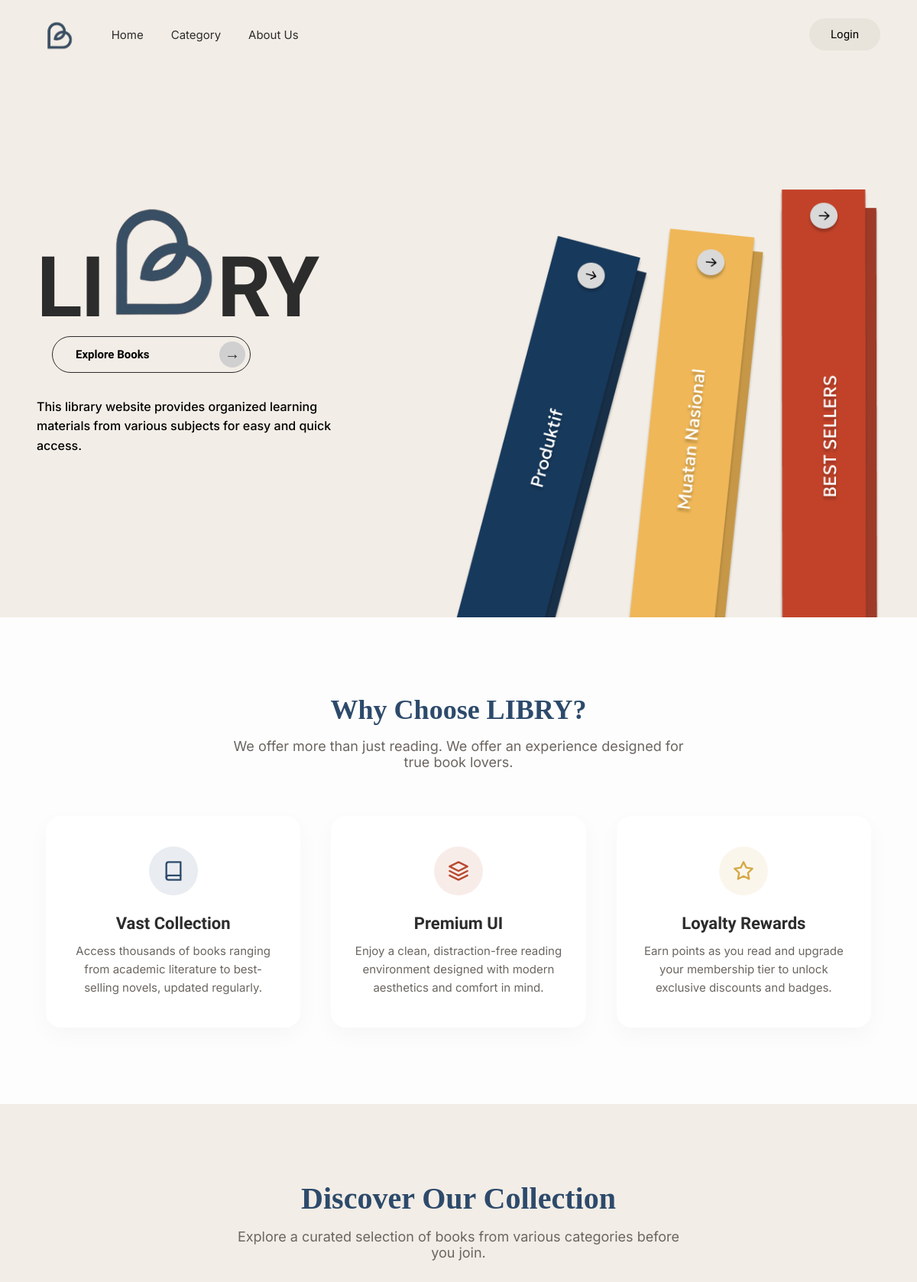
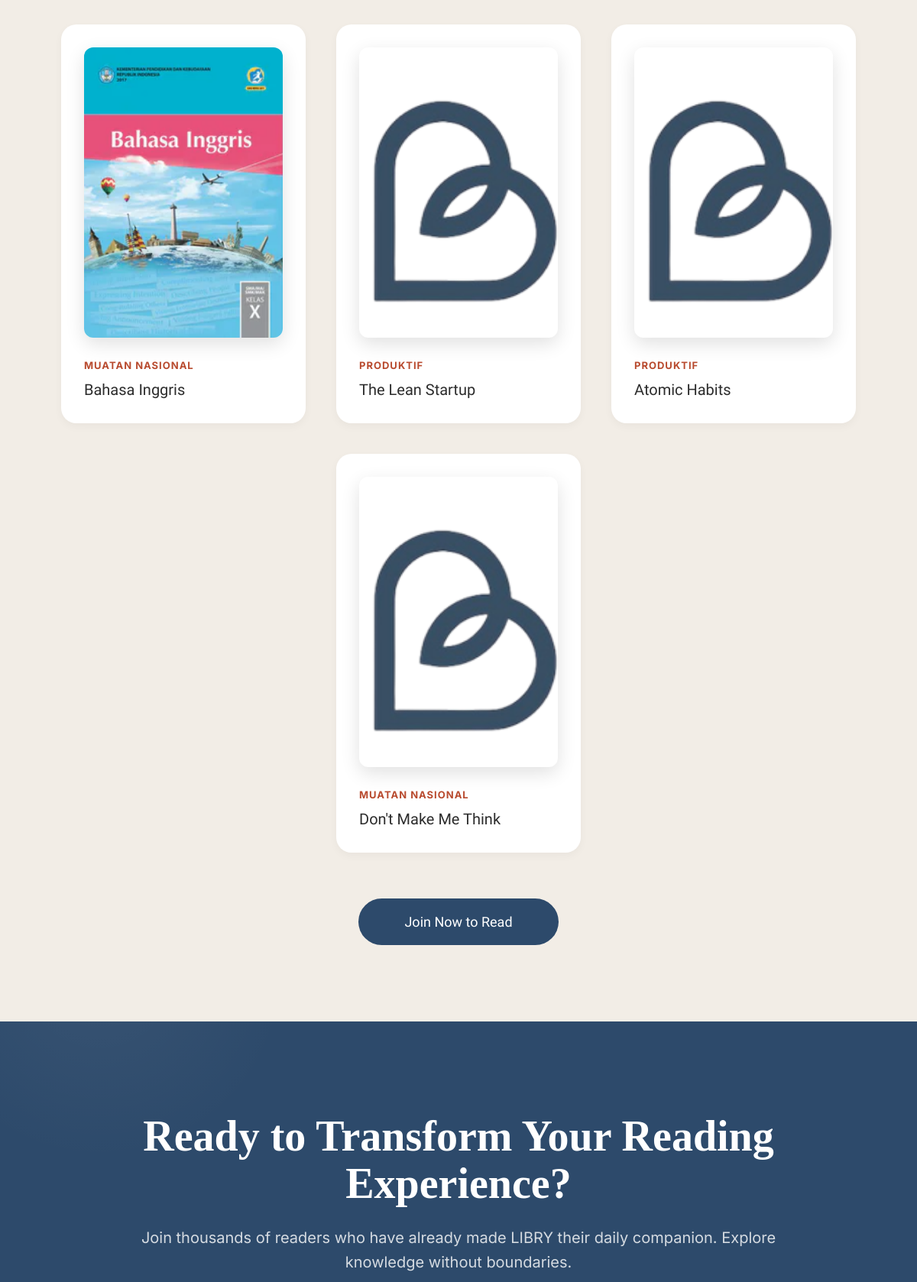
The page / (upper part) on the database its author committed (2 pictures, top to bottom).
### tables this page shows
CREATE TABLE IF NOT EXISTS `books` (
  `id` int(11) NOT NULL AUTO_INCREMENT,
  `title` varchar(255) NOT NULL,
  `author` varchar(100) NOT NULL,
  `description` text DEFAULT NULL,
  `price` decimal(10,2) NOT NULL DEFAULT 0.00,
  `cover_image` varchar(255) DEFAULT 'logo.png',
  `content` longtext DEFAULT NULL,
  `publisher` varchar(150) DEFAULT NULL,
  `publication_date` date DEFAULT NULL,
  `category_id` int(11) DEFAULT NULL,
  `created_at` timestamp NOT NULL DEFAULT current_timestamp(),
  PRIMARY KEY (`id`),
  KEY `category_id` (`category_id`),
  CONSTRAINT `fk_book_category` FOREIGN KEY (`category_id`) REFERENCES `categories` (`id`) ON DELETE SET NULL
);

CREATE TABLE IF NOT EXISTS `categories` (
  `id` int(11) NOT NULL AUTO_INCREMENT,
  `name` varchar(100) NOT NULL,
  PRIMARY KEY (`id`)
);

### index.php (the view, shortened to what this page needs)
<?php
require 'config/koneksi.php';
$books = [];
if (isset($conn) && !$conn->connect_error) {
    $res = $conn->query("SELECT books.*, categories.name as cat_name FROM books LEFT JOIN categories ON books.category_id = categories.id ORDER BY id DESC LIMIT 4");
    if ($res) {
        while ($row = $res->fetch_assoc()) {
            $books[] = $row;
        }
    }
}
?>
<!DOCTYPE html>
<html lang="en">
<head>
  <link rel="stylesheet" href="styles.css">
</head>
<body>
  <div class="page active" id="page-landing" style="display: block;">
    <nav class="nav-landing">
      <img class="logo-img" src="asset/logo.png" alt="Libry logo" onclick="window.location.href='index.php'" style="cursor:pointer;"/>
      <div class="nav-links">
        <a href="page/login.php">Home</a>
        <a href="page/login.php">Category</a>
        <a href="page/about.php">About Us</a>
      </div>
      <div class="nav-right">
        <button class="btn-login" onclick="window.location.href='page/login.php'">Login</button>
      </div>
    </nav>
    <div class="hero">
      <div class="hero-left">
        <div class="hero-logo-big">
          LI<span class="mark-wrap"><img src="asset/logo.png" alt="B mark" /></span>RY
        </div>
        <button class="btn-member" onclick="document.getElementById('explore-section').scrollIntoView({behavior: 'smooth'})">
          Explore Books <span class="btn-arrow" style="font-family: Arial, sans-serif; font-size: 20px;">→</span>
        </button>
        <p class="hero-desc">This library website provides organized learning materials from various subjects for easy and quick access.</p>
      </div>
      <div class="hero-right">
        <img src="asset/dashboardawal.png" alt="Book categories" onclick="document.getElementById('explore-section').scrollIntoView({behavior: 'smooth'})" style="cursor:pointer;" />
      </div>
    </div>
  </div>
  <div style="padding: 100px 5%; background: #fdfdfd; text-align: center; width: 100%; box-sizing: border-box;">
    <h2 style="font-family: 'Playfair Display', serif; font-size: 36px; color: var(--navy); margin-bottom: 16px;">Why Choose LIBRY?</h2>
    <p style="color: var(--text-muted); font-size: 18px; max-width: 600px; margin: 0 auto 60px;">We offer more than just reading. We offer an experience designed for true book lovers.</p>
    <div style="display: flex; gap: 40px; justify-content: center; flex-wrap: wrap; width: 100%;">
      <div style="flex: 1; min-width: 280px; max-width: 400px; padding: 40px 30px; background: white; border-radius: 20px; box-shadow: 0 10px 30px rgba(0,0,0,0.03); transition: transform 0.3s;" onmouseover="this.style.transform='translateY(-10px)'" onmouseout="this.style.transform='none'">
        <div style="width: 64px; height: 64px; background: rgba(45, 74, 107, 0.1); border-radius: 50%; display: flex; align-items: center; justify-content: center; margin: 0 auto 24px; color: var(--navy);">
          <svg width="28" height="28" fill="none" stroke="currentColor" stroke-width="2" stroke-linecap="round" stroke-linejoin="round" viewBox="0 0 24 24"><path d="M4 19.5A2.5 2.5 0 0 1 6.5 17H20"></path><path d="M6.5 2H20v20H6.5A2.5 2.5 0 0 1 4 19.5v-15A2.5 2.5 0 0 1 6.5 2z"></path></svg>
        </div>
        <h3 style="font-family: 'Hammersmith One', sans-serif; font-size: 22px; color: var(--dark); margin-bottom: 12px;">Vast Collection</h3>
        <p style="color: var(--text-muted); line-height: 1.6; font-size: 15px;">Access thousands of books ranging from academic literature to best-selling novels, updated regularly.</p>
      </div>
      <div style="flex: 1; min-width: 280px; max-width: 400px; padding: 40px 30px; background: white; border-radius: 20px; box-shadow: 0 10px 30px rgba(0,0,0,0.03); transition: transform 0.3s;" onmouseover="this.style.transform='translateY(-10px)'" onmouseout="this.style.transform='none'">
        <div style="width: 64px; height: 64px; background: rgba(184, 74, 46, 0.1); border-radius: 50%; display: flex; align-items: center; justify-content: center; margin: 0 auto 24px; color: var(--rust);">
          <svg width="28" height="28" fill="none" stroke="currentColor" stroke-width="2" stroke-linecap="round" stroke-linejoin="round" viewBox="0 0 24 24"><path d="M12 2L2 7l10 5 10-5-10-5z"></path><path d="M2 17l10 5 10-5"></path><path d="M2 12l10 5 10-5"></path></svg>
        </div>
        <h3 style="font-family: 'Hammersmith One', sans-serif; font-size: 22px; color: var(--dark); margin-bottom: 12px;">Premium UI</h3>
        <p style="color: var(--text-muted); line-height: 1.6; font-size: 15px;">Enjoy a clean, distraction-free reading environment designed with modern aesthetics and comfort in mind.</p>
      </div>
      <div style="flex: 1; min-width: 280px; max-width: 400px; padding: 40px 30px; background: white; border-radius: 20px; box-shadow: 0 10px 30px rgba(0,0,0,0.03); transition: transform 0.3s;" onmouseover="this.style.transform='translateY(-10px)'" onmouseout="this.style.transform='none'">
        <div style="width: 64px; height: 64px; background: rgba(212, 168, 67, 0.1); border-radius: 50%; display: flex; align-items: center; justify-content: center; margin: 0 auto 24px; color: var(--gold);">
          <svg width="28" height="28" fill="none" stroke="currentColor" stroke-width="2" stroke-linecap="round" stroke-linejoin="round" viewBox="0 0 24 24"><polygon points="12 2 15.09 8.26 22 9.27 17 14.14 18.18 21.02 12 17.77 5.82 21.02 7 14.14 2 9.27 8.91 8.26 12 2"></polygon></svg>
        </div>
        <h3 style="font-family: 'Hammersmith One', sans-serif; font-size: 22px; color: var(--dark); margin-bottom: 12px;">Loyalty Rewards</h3>
        <p style="color: var(--text-muted); line-height: 1.6; font-size: 15px;">Earn points as you read and upgrade your membership tier to unlock exclusive discounts and badges.</p>
      </div>
    </div>
  </div>
  <div id="explore-section" style="padding: 100px 5%; background: var(--cream); text-align: center; width: 100%; box-sizing: border-box;">
    <h2 style="font-family: 'Playfair Display', serif; font-size: 40px; color: var(--navy); margin-bottom: 16px;">Discover Our Collection</h2>
    <p style="color: var(--text-muted); font-size: 18px; max-width: 600px; margin: 0 auto 60px;">Explore a curated selection of books from various categories before you join.</p>
    <div style="display: flex; gap: 40px; justify-content: center; flex-wrap: wrap; margin-bottom: 60px; width: 100%;">
      <?php foreach($books as $book): ?>
      <div style="background: white; border-radius: 20px; padding: 30px; width: 300px; flex: 1; min-width: 250px; max-width: 320px; text-align: left; transition: all 0.3s cubic-bezier(0.25, 0.8, 0.25, 1); cursor: pointer; box-shadow: 0 4px 12px rgba(0,0,0,0.04);" onmouseover="this.style.transform='translateY(-8px) scale(1.02)'; this.style.boxShadow='0 20px 40px rgba(0,0,0,0.08)';" onmouseout="this.style.transform='none'; this.style.boxShadow='0 4px 12px rgba(0,0,0,0.04)'" onclick="window.location.href='page/login.php'">
        <img src="asset/<?php echo htmlspecialchars($book['cover_image'] ?? 'logo.png'); ?>" alt="Cover" style="width: 100%; height: 380px; object-fit: cover; border-radius: 12px; margin-bottom: 24px; box-shadow: 0 8px 24px rgba(0,0,0,0.12);" onerror="this.src='asset/logo.png'">
        <div style="font-family: 'Inter', sans-serif; font-size: 13px; color: var(--rust); font-weight: 700; text-transform: uppercase; letter-spacing: 1px; margin-bottom: 10px;"><?php echo htmlspecialchars($book['cat_name'] ?? 'General'); ?></div>
        <div style="font-family: 'Hammersmith One', sans-serif; font-size: 20px; color: var(--dark); line-height: 1.4; display: -webkit-box; -webkit-line-clamp: 2; -webkit-box-orient: vertical; overflow: hidden;"><?php echo htmlspecialchars($book['title']); ?></div>
      </div>
      <?php endforeach; ?>
    </div>
    <button class="btn-login" style="background: var(--navy); color: white; padding: 20px 60px; font-size: 18px; border-radius: 999px; font-family: 'Hammersmith One', sans-serif; transition: transform 0.2s, background 0.2s; border: none; cursor: pointer;" onmouseover="this.style.transform='scale(1.05)'; this.style.background='#1e3655';" onmouseout="this.style.transform='none'; this.style.background='var(--navy)';" onclick="window.location.href='page/register.php'">Join Now to Read</button>
  </div>
  <div style="background: var(--navy); color: white; padding: 120px 5%; text-align: center; position: relative; overflow: hidden; width: 100%; box-sizing: border-box;">
    <div style="position: absolute; top: -50%; left: -10%; width: 500px; height: 500px; background: radial-gradient(circle, rgba(255,255,255,0.05) 0%, rgba(255,255,255,0) 70%); border-radius: 50%;"></div>
    <div style="position: relative; z-index: 1; max-width: 900px; margin: 0 auto;">
      <h2 style="font-family: 'Playfair Display', serif; font-size: 56px; margin-bottom: 24px; line-height: 1.1;">Ready to Transform Your Reading Experience?</h2>
      <p style="font-size: 20px; color: rgba(255,255,255,0.8); margin-bottom: 60px; line-height: 1.6;">Join thousands of readers who have already made LIBRY their daily companion. Explore knowledge without boundaries.</p>
    </div>
  </div>
</body>
</html>

### styles.css (style rules this page uses)
*, *::before, *::after { box-sizing: border-box; margin: 0; padding: 0; }
:root { --cream: #f2ede6; --dark: #2c2c2c; --navy: #2d4a6b; --gold: #d4a843; --rust: #b84a2e; --sidebar-bg: #e8e3db; --gray-light: #e5e0d8; --gray-mid: #c5bfb5; --text-muted: #6b6560; }
body { font-family: "Inter", -apple-system, BlinkMacSystemFont, "Segoe UI", Roboto, sans-serif; background: var(--cream); color: var(--dark); min-height: 100vh; overflow-x: hidden; }
.page { display: none; min-height: 100vh; }
.page.active { display: flex; flex-direction: column; }
.nav-landing { display: flex; align-items: center; padding: 20px 48px; gap: 40px; }
.logo-img { height: 50px; width: auto; object-fit: contain; cursor: pointer; }
.nav-links { display: flex; gap: 36px; flex: 1; }
.nav-links a { text-decoration: none; color: var(--dark); font-size: 15px; font-weight: 400; cursor: pointer; transition: color 0.2s; }
.nav-right { display: flex; align-items: center; gap: 16px; margin-left: auto; }
.btn-login { background: #e8e3db; border: none; border-radius: 999px; padding: 12px 28px; font-size: 15px; font-weight: 400; cursor: pointer; font-family: "Hammersmith One", sans-serif; transition: background 0.2s; }
#page-landing { background: var(--cream); flex-direction: column; }
.hero { display: flex; flex: 1; align-items: center; padding: 20px 48px 0; overflow: hidden; min-height: calc(100vh - 82px); position: relative; }
.hero-left { flex: 1; max-width: 560px; }
.hero-logo-big { font-family: "Hammersmith One", sans-serif; font-size: 110px; font-weight: 900; line-height: 1; letter-spacing: -2px; color: var(--dark); display: flex; align-items: center; margin-bottom: 8px; }
.hero-logo-big .mark-wrap { display: inline-flex; align-items: center; height: 110px; margin: 0 -41px; }
.hero-logo-big .mark-wrap img { height: 200px; width: auto; object-fit: contain; filter: none; transform: translateY(-40px); }
.btn-member { display: flex; align-items: center; justify-content: space-between; width: 260px; margin-left: 20px; border: 1.5px solid var(--dark); border-radius: 999px; padding: 6px 6px 6px 30px; font-size: 15px; font-weight: 600; cursor: pointer; background: transparent; font-family: "Hammersmith One", sans-serif; margin-bottom: 32px; transition: background 0.2s, color 0.2s; }
.btn-arrow { width: 34px; height: 34px; border-radius: 50%; background: #d0d0d0; display: flex; align-items: center; justify-content: center; font-size: 16px; transition: background 0.2s; color: var(--dark); }
.hero-desc { font-size: 16px; line-height: 1.6; max-width: 440px; font-weight: 500; color: #000000; }
.hero-right { position: absolute; bottom: 0; right: 48px; display: flex; align-items: flex-end; justify-content: flex-end; pointer-events: none; }
.hero-right img { height: 70vh; width: auto; object-fit: contain; object-position: bottom right; pointer-events: auto; }
.nav-left, .nav-right { display: flex; align-items: center; gap: 16px; }
.page.active, .page.sidebar-layout.active, .page.split-layout.active { animation: fadeUp 0.35s ease; }

### rows shown on the page
books: cover_image (picture), category.name "MUATAN NASIONAL", title "Bahasa Inggris"
books: cover_image (picture), category.name "PRODUKTIF", title "The Lean Startup"
books: cover_image (picture), category.name "PRODUKTIF", title "Atomic Habits"
books: cover_image (picture), category.name "MUATAN NASIONAL", title "Don't Make Me Think"
